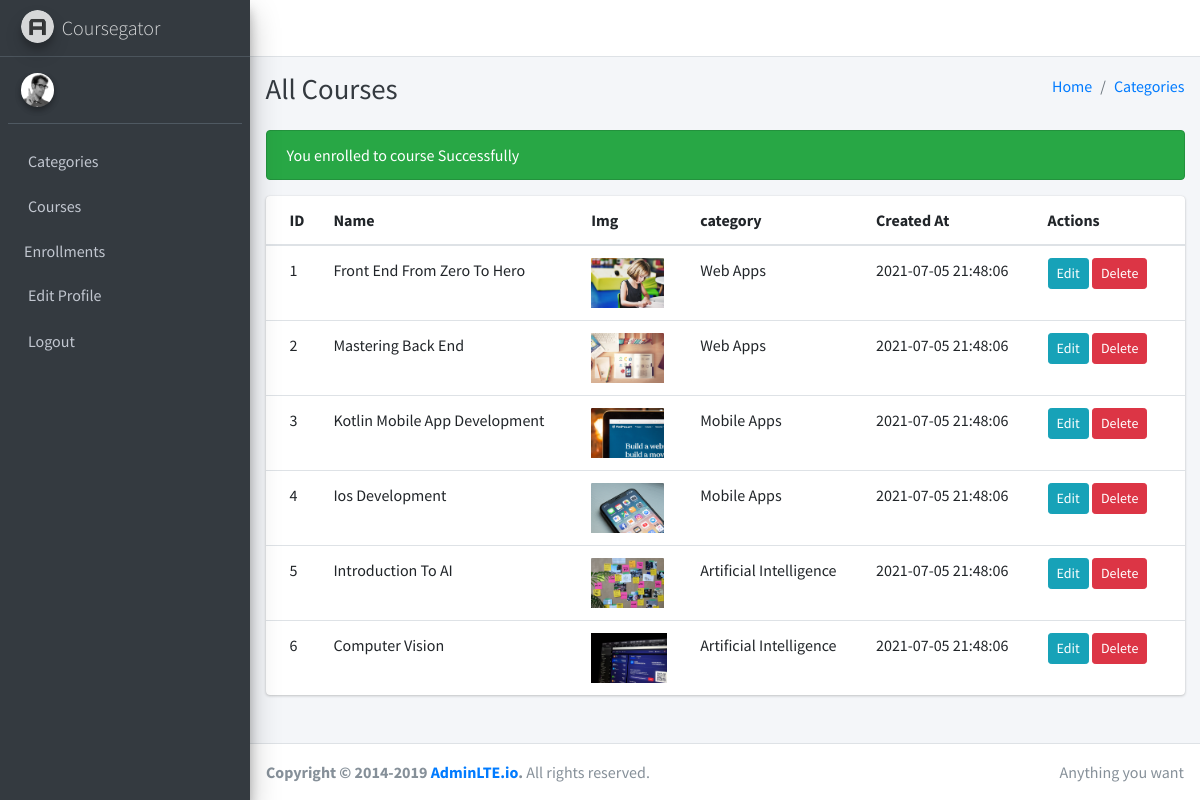
The page /admin/all-courses.php (signed in) on the database its author committed.
### tables this page shows
CREATE TABLE `courses`(
    `id` INT UNSIGNED NOT NULL AUTO_INCREMENT,
    `name` VARCHAR(255) NOT NULL,
    `desc` TEXT NOT NULL,
    `img` VARCHAR(50) NOT NULL,
    `cat_id` INT UNSIGNED NOT NULL,
    `created_at` DATETIME NOT NULL DEFAULT NOW(),
    PRIMARY KEY(id),
    FOREIGN KEY(cat_id) REFERENCES cats(id)
);

CREATE TABLE `cats`(
    `id` INT UNSIGNED NOT NULL AUTO_INCREMENT ,
    `name` VARCHAR(255),
    `created_at` DATETIME NOT NULL DEFAULT NOW(),
    PRIMARY KEY(id)
);

### admin/all-courses.php (the view)
<?php include("../global.php"); ?>
<?php include("$root/admin/inc/header.php"); ?>
<?php
    $sql = "SELECT courses.*, cats.id AS catId , cats.name AS catName FROM courses JOIN cats
    ON courses.cat_id = cats.id";
    $result = mysqli_query($conn, $sql);
    if (mysqli_num_rows($result) > 0) {
        $courses = mysqli_fetch_all($result , MYSQLI_ASSOC);
    } else {
        $courses = [];
    }
?>
<div class="content-wrapper">
    <div class="content-header">
        <div class="container-fluid">
            <div class="row mb-2">
                <div class="col-sm-6">
                    <h1 class="m-0 text-dark">All Courses</h1>
                </div>
                <div class="col-sm-6">
                    <ol class="breadcrumb float-sm-right">
                        <li class="breadcrumb-item"><a href="index.php">Home</a></li>
                        <li class="breadcrumb-item active"><a href="all-categories.php">Categories</a></li>
                    </ol>
                </div>
            </div>
        </div>
    </div>
    <div class="content">
        <div class="container-fluid">
            <div class="row">
                <div class="col-12">
                    <?php include("$root/admin/inc/success.php"); ?>
                    <div class="card">
                        <div class="card-body table-responsive p-0">
                            <table class="table table-hover text-nowrap">
                                <thead>
                                    <tr>
                                        <th>ID</th>
                                        <th>Name</th>
                                        <th>Img</th>
                                        <th>category</th>
                                        <th>Created At</th>
                                        <th>Actions</th>
                                    </tr>
                                </thead>
                                <tbody>
                                    <?php foreach($courses as $key => $course) { ?>
                                    <tr>
                                        <td><?= $key + 1; ?></td>
                                        <td><?= $course['name']; ?></td>
                                        <td>
                                            <img src="../uploads/courses/<?= $course['img']; ?>" height="50px">
                                        </td>
                                        <td><?= $course['catName']; ?></td>
                                        <td><?= $course['created_at']; ?></td>
                                        <td>
                                            <a class="btn btn-sm btn-info"
                                                href="edit-course.php?id=<?= $course['id']; ?>">Edit</a>
                                            <a class="btn btn-sm btn-danger"
                                                href="delete-course.php?id=<?= $course['id']; ?>&imgOldName=<?= $course['img']; ?>  ">Delete</a>
                                        </td>
                                    </tr>
                                    <?php } ?>
                                </tbody>
                            </table>
                        </div>
                    </div>
                </div>
            </div>
        </div>
    </div>
</div>
<?php include("$root/admin/inc/footer.php"); ?>

### rows shown on the page
courses: name "Front End From Zero To Hero", img (picture), cat.name "Web Apps", created_at "2021-07-05 21:48:06"
courses: name "Mastering Back End", img (picture), cat.name "Web Apps", created_at "2021-07-05 21:48:06"
courses: name "Kotlin Mobile App Development", img (picture), cat.name "Mobile Apps", created_at "2021-07-05 21:48:06"
courses: name "Ios Development", img (picture), cat.name "Mobile Apps", created_at "2021-07-05 21:48:06"
courses: name "Introduction To AI", img (picture), cat.name "Artificial Intelligence", created_at "2021-07-05 21:48:06"
courses: name "Computer Vision", img (picture), cat.name "Artificial Intelligence", created_at "2021-07-05 21:48:06"

### other values the page prints
$session->get('success') "You enrolled to course Successfully"
